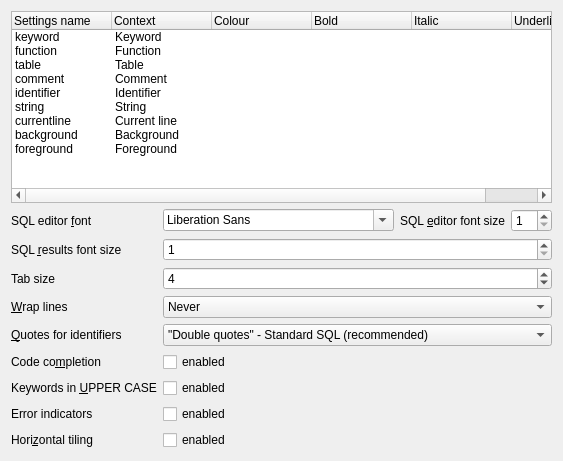
     <widget class="QWidget" name="tab_2">
      <attribute name="title">
       <string>&amp;SQL</string>
      </attribute>
      <layout class="QVBoxLayout" name="verticalLayout_4">
       <item>
        <widget class="QTreeWidget" name="treeSyntaxHighlighting">
         <property name="showDropIndicator" stdset="0">
          <bool>false</bool>
         </property>
         <property name="rootIsDecorated">
          <bool>false</bool>
         </property>
         <column>
          <property name="text">
           <string>Settings name</string>
          </property>
         </column>
         <column>
          <property name="text">
           <string>Context</string>
          </property>
         </column>
         <column>
          <property name="text">
           <string>Colour</string>
          </property>
         </column>
         <column>
          <property name="text">
           <string>Bold</string>
          </property>
         </column>
         <column>
          <property name="text">
           <string>Italic</string>
          </property>
         </column>
         <column>
          <property name="text">
           <string>Underline</string>
          </property>
         </column>
         <item>
          <property name="text">
           <string notr="true">keyword</string>
          </property>
          <property name="text">
           <string>Keyword</string>
          </property>
          <property name="text">
           <string/>
          </property>
          <property name="text">
           <string/>
          </property>
          <property name="text">
           <string/>
          </property>
          <property name="text">
           <string/>
          </property>
         </item>
         <item>
          <property name="text">
           <string notr="true">function</string>
          </property>
          <property name="text">
           <string>Function</string>
          </property>
         </item>
         <item>
          <property name="text">
           <string notr="true">table</string>
          </property>
          <property name="text">
           <string>Table</string>
          </property>
          <property name="text">
           <string/>
          </property>
          <property name="text">
           <string/>
          </property>
          <property name="text">
           <string/>
          </property>
          <property name="text">
           <string/>
          </property>
         </item>
         <item>
          <property name="text">
           <string notr="true">comment</string>
          </property>
          <property name="text">
           <string>Comment</string>
          </property>
          <property name="text">
           <string/>
          </property>
          <property name="text">
           <string/>
          </property>
          <property name="text">
           <string/>
          </property>
          <property name="text">
           <string/>
          </property>
         </item>
         <item>
          <property name="text">
           <string notr="true">identifier</string>
          </property>
          <property name="text">
           <string>Identifier</string>
          </property>
          <property name="text">
           <string/>
          </property>
          <property name="text">
           <string/>
          </property>
          <property name="text">
           <string/>
          </property>
          <property name="text">
           <string/>
          </property>
         </item>
         <item>
          <property name="text">
           <string notr="true">string</string>
          </property>
          <property name="text">
           <string>String</string>
          </property>
          <property name="text">
           <string/>
          </property>
          <property name="text">
           <string/>
          </property>
          <property name="text">
           <string/>
          </property>
          <property name="text">
           <string/>
          </property>
         </item>
         <item>
          <property name="text">
           <string notr="true">currentline</string>
          </property>
          <property name="text">
           <string>Current line</string>
          </property>
         </item>
         <item>
          <property name="text">
           <string notr="true">background</string>
          </property>
          <property name="text">
           <string>Background</string>
          </property>
         </item>
         <item>
          <property name="text">
           <string notr="true">foreground</string>
          </property>
          <property name="text">
           <string>Foreground</string>
          </property>
         </item>
        </widget>
       </item>
       <item>
        <layout class="QFormLayout" name="formLayout_2">
         <item row="0" column="0">
          <widget class="QLabel" name="label_14">
           <property name="text">
            <string>SQL editor &amp;font</string>
           </property>
           <property name="buddy">
            <cstring>comboEditorFont</cstring>
           </property>
          </widget>
         </item>
         <item row="0" column="1">
          <layout class="QHBoxLayout" name="horizontalLayout_5">
           <item>
            <widget class="QFontComboBox" name="comboEditorFont"/>
           </item>
           <item>
            <widget class="QLabel" name="label_6">
             <property name="text">
              <string>SQL &amp;editor font size</string>
             </property>
             <property name="alignment">
              <set>Qt::AlignRight|Qt::AlignTrailing|Qt::AlignVCenter</set>
             </property>
             <property name="buddy">
              <cstring>spinEditorFontSize</cstring>
             </property>
            </widget>
           </item>
           <item>
            <widget class="QSpinBox" name="spinEditorFontSize">
             <property name="minimum">
              <number>1</number>
             </property>
            </widget>
           </item>
          </layout>
         </item>
         <item row="1" column="0">
          <widget class="QLabel" name="label_7">
           <property name="text">
            <string>SQL &amp;results font size</string>
           </property>
           <property name="buddy">
            <cstring>spinLogFontSize</cstring>
           </property>
          </widget>
         </item>
         <item row="1" column="1">
          <widget class="QSpinBox" name="spinLogFontSize">
           <property name="minimum">
            <number>1</number>
           </property>
          </widget>
         </item>
         <item row="2" column="0">
          <widget class="QLabel" name="label_13">
           <property name="text">
            <string>Tab size</string>
           </property>
           <property name="buddy">
            <cstring>spinTabSize</cstring>
           </property>
          </widget>
         </item>
         <item row="2" column="1">
          <widget class="QSpinBox" name="spinTabSize">
           <property name="minimum">
            <number>1</number>
           </property>
           <property name="maximum">
            <number>16</number>
           </property>
           <property name="value">
            <number>4</number>
           </property>
          </widget>
         </item>
         <item row="3" column="0">
          <widget class="QLabel" name="wrapLabel">
           <property name="text">
            <string>&amp;Wrap lines</string>
           </property>
           <property name="buddy">
            <cstring>wrapComboBox</cstring>
           </property>
          </widget>
         </item>
         <item row="3" column="1">
          <widget class="QComboBox" name="wrapComboBox">
           <item>
            <property name="text">
             <string>Never</string>
            </property>
           </item>
           <item>
            <property name="text">
             <string>At word boundaries</string>
            </property>
           </item>
           <item>
            <property name="text">
             <string>At character boundaries</string>
            </property>
           </item>
           <item>
            <property name="text">
             <string>At whitespace boundaries</string>
            </property>
           </item>
          </widget>
         </item>
         <item row="4" column="0">
          <widget class="QLabel" name="label_25">
           <property name="text">
            <string>&amp;Quotes for identifiers</string>
           </property>
           <property name="buddy">
            <cstring>quoteComboBox</cstring>
           </property>
          </widget>
         </item>
         <item row="4" column="1">
          <widget class="QComboBox" name="quoteComboBox">
           <property name="toolTip">
            <string>Choose the quoting mechanism used by the application for identifiers in SQL code.</string>
           </property>
           <property name="whatsThis">
            <string/>
           </property>
           <item>
            <property name="text">
             <string>&quot;Double quotes&quot; - Standard SQL (recommended)</string>
            </property>
           </item>
           <item>
            <property name="text">
             <string>`Grave accents` - Traditional MySQL quotes</string>
            </property>
           </item>
           <item>
            <property name="text">
             <string>[Square brackets] - Traditional MS SQL Server quotes</string>
            </property>
           </item>
          </widget>
         </item>
         <item row="5" column="0">
          <widget class="QLabel" name="label_20">
           <property name="text">
            <string>Code co&amp;mpletion</string>
           </property>
           <property name="buddy">
            <cstring>checkAutoCompletion</cstring>
           </property>
          </widget>
         </item>
         <item row="5" column="1">
          <widget class="QCheckBox" name="checkAutoCompletion">
           <property name="text">
            <string>enabled</string>
           </property>
          </widget>
         </item>
         <item row="6" column="0">
          <widget class="QLabel" name="label_24">
           <property name="text">
            <string>Keywords in &amp;UPPER CASE</string>
           </property>
           <property name="buddy">
            <cstring>checkCompleteUpper</cstring>
           </property>
          </widget>
         </item>
         <item row="6" column="1">
          <widget class="QCheckBox" name="checkCompleteUpper">
           <property name="toolTip">
            <string>When set, the SQL keywords are completed in UPPER CASE letters.</string>
           </property>
           <property name="text">
            <string>enabled</string>
           </property>
          </widget>
         </item>
         <item row="7" column="0">
          <widget class="QLabel" name="label_15">
           <property name="text">
            <string>Error indicators</string>
           </property>
           <property name="buddy">
            <cstring>checkErrorIndicators</cstring>
           </property>
          </widget>
         </item>
         <item row="7" column="1">
          <widget class="QCheckBox" name="checkErrorIndicators">
           <property name="toolTip">
            <string>When set, the SQL code lines that caused errors during the last execution are highlighted and the results frame indicates the error in the background</string>
           </property>
           <property name="text">
            <string>enabled</string>
           </property>
          </widget>
         </item>
         <item row="8" column="0">
          <widget class="QLabel" name="label_10">
           <property name="text">
            <string>Hori&amp;zontal tiling</string>
           </property>
           <property name="buddy">
            <cstring>checkHorizontalTiling</cstring>
           </property>
          </widget>
         </item>
         <item row="8" column="1">
          <widget class="QCheckBox" name="checkHorizontalTiling">
           <property name="toolTip">
            <string>If enabled the SQL code editor and the result table view are shown side by side instead of one over the other.</string>
           </property>
           <property name="text">
            <string>enabled</string>
           </property>
          </widget>
         </item>
        </layout>
       </item>
      </layout>
     </widget>
